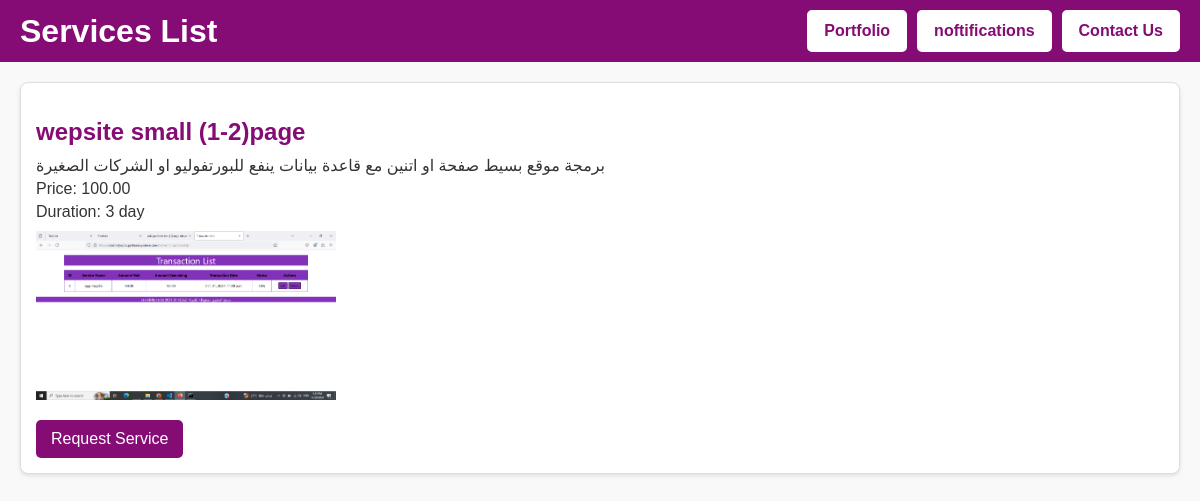
Page /services/ on the committed database.
### services/models.py (models this page shows, shortened)
class Service(models.Model):
    title = models.CharField(max_length=255)
    description = models.TextField()
    link = models.URLField(blank=True, null=True)
    image = models.ImageField(upload_to='service_images/')
    video = models.FileField(upload_to='service_videos/', blank=True, null=True)
    price = models.DecimalField(max_digits=10, decimal_places=2)
    duration = models.CharField(max_length=255)

### services/views.py (the view)
# urls.py: path('', views.service_list_view, name='service_list'),  # إضافة هذا السطر
def service_list_view(request):
    services = Service.objects.all()  # استرجاع جميع الخدمات
    return render(request, 'services/service_list.html', {'services': services})

### services/templates/services/service_list.html (shortened to what this page needs)
<!DOCTYPE html>
<html lang="en">
<head>
</head>
<body>
    <header>
        <h1>Services List</h1>
        <a href="{% url 'portfolio' %}">Portfolio</a>
        <a href="{% url 'notifications' %}">noftifications</a>
        <a href="{% url 'contact_us' %}">Contact Us</a>
    </header>
    <ul>
        {% for service in services %}
            <li>
                <h2>{{ service.title }}</h2>
                <p>{{ service.description }}</p>
                <p>Price: {{ service.price }}</p>
                <p>Duration: {{ service.duration }}</p>
                {% if service.image %}
                    <img src="{{ service.image.url }}" alt="{{ service.title }}">
                {% endif %}
                <a href="{% url 'service_request' service.id %}">Request Service</a>
            </li>
        {% endfor %}
    </ul>
</body>
</html>

### services/templates/services/service_list.html (style rules this page uses)
body { font-family: Arial, sans-serif; background-color: #f9f9f9; color: #333; margin: 0; padding: 0; }
header { display: flex; justify-content: space-between; align-items: center; background-color: rgb(133, 12, 117); color: white; padding: 10px 20px; gap: 10px; }
header h1 { margin: 0; flex: 1; }
header a { text-decoration: none; padding: 10px 15px; background-color: white; color: rgb(133, 12, 117); border: 2px solid white; border-radius: 5px; font-weight: bold; transition: background-color 0.3s, color 0.3s; }
ul { list-style-type: none; padding: 0; }
li { background-color: white; border: 1px solid #ddd; margin: 20px; border-radius: 8px; padding: 15px; box-shadow: 0 2px 4px rgba(0, 0, 0, 0.1); }
li h2 { color: rgb(133, 12, 117); margin-bottom: 10px; }
li p { margin: 5px 0; }
li img, li video { display: block; max-width: 300px; margin: 10px 0; }
li a { text-decoration: none; background-color: rgb(133, 12, 117); color: white; padding: 10px 15px; border-radius: 5px; display: inline-block; margin-top: 10px; transition: background-color 0.3s; }

### rows in the picture
Service: title "wepsite small (1-2)page", description "برمجة موقع بسيط صفحة او اتنين مع قاعدة بيانات ينفع للبورتفوليو او الشركات الصغيرة", price "100.00", duration "3 day", image (picture)
